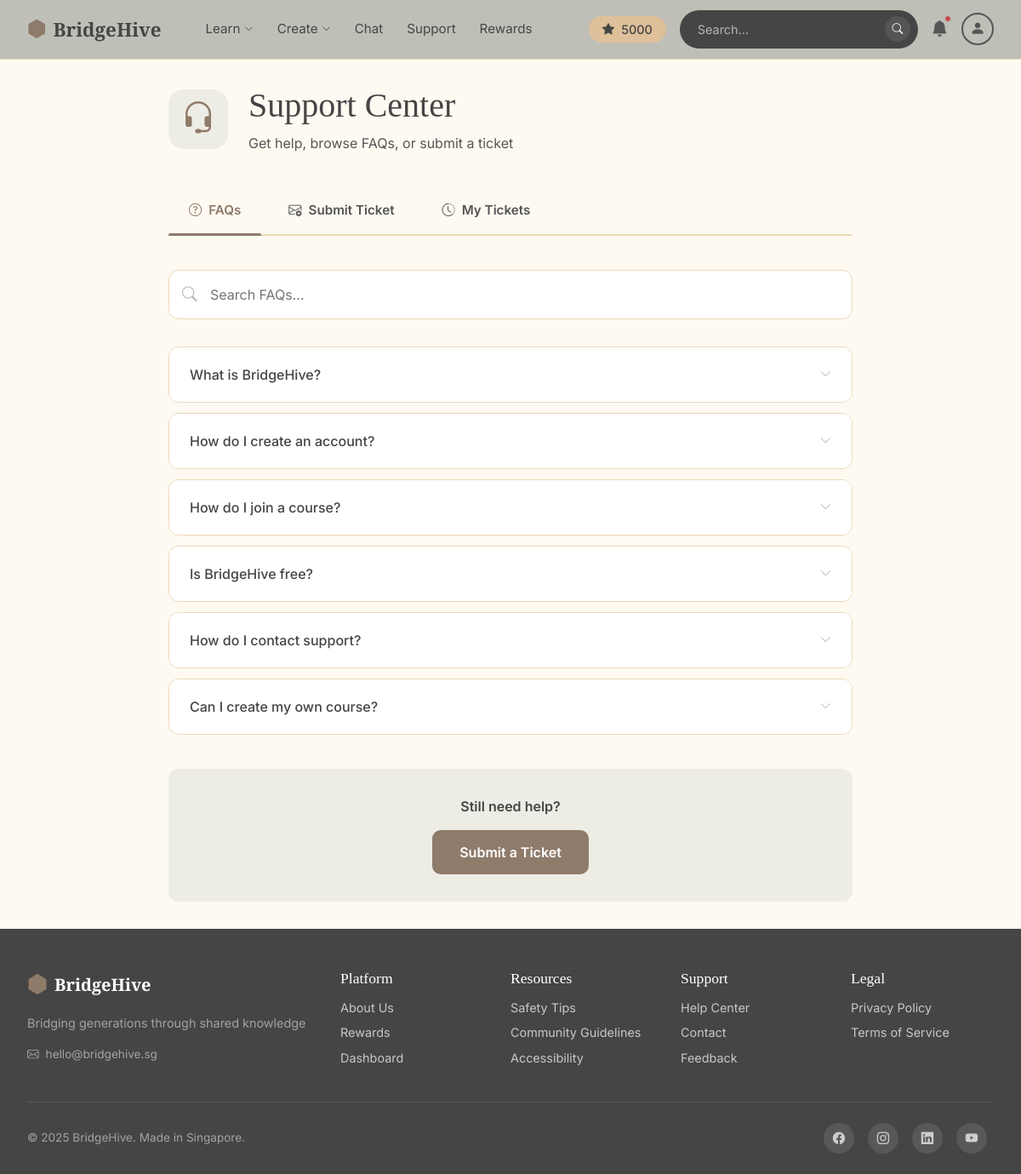
/support (signed in), run on the app's committed database.
### app.py (models this page shows)
class User(db.Model):
    __tablename__ = 'users'
    id = db.Column(db.Integer, primary_key=True)
    username = db.Column(db.String(100), nullable=False)
    email = db.Column(db.String(100), unique=True, nullable=False)  # Must be unique
    password = db.Column(db.String(100), nullable=False)
    user_type = db.Column(db.String(10), nullable=False)  # 'youth' or 'elder'
    date_joined = db.Column(db.DateTime, default=datetime.utcnow)
    streak_days = db.Column(db.Integer, default=0)  # For gamification on homepage
    hive_points = db.Column(db.Integer, default=5000)  # Points for navbar display and rewards shop
    is_new_user = db.Column(db.Boolean, default=True)  # Shows different welcome message
    profile_pic = db.Column(db.String(200), default='DefaultPFP.png')  # Profile picture filename
    role = db.Column(db.String(50))        # learner, mentor, or both
    age_group = db.Column(db.String(20))   # Age range selected
    tech_comfort = db.Column(db.String(20))  # How comfortable with tech
    learning_interests = db.Column(db.Text)   # Comma-separated interests
    teaching_interests = db.Column(db.Text)   # What they can teach
    settings = db.relationship('UserSettings', backref='user', uselist=False, cascade='all,delete-orphan')
    inventory = db.relationship('UserItem', backref='user', cascade='all,delete-orphan')

class FAQ(db.Model):
    __tablename__ = 'faqs'
    id = db.Column(db.Integer, primary_key=True)  # Auto-incrementing ID
    question = db.Column(db.Text, nullable=False)  # The question text
    answer = db.Column(db.Text, nullable=False)    # The answer text
    category = db.Column(db.String(50), nullable=False)  # e.g., General, Account, Courses
    is_active = db.Column(db.Boolean, default=True)  # Can hide FAQs without deleting
    view_count = db.Column(db.Integer, default=0)    # Track how many times viewed
    date_created = db.Column(db.DateTime, default=datetime.utcnow)
    date_modified = db.Column(db.DateTime, default=datetime.utcnow, onupdate=datetime.utcnow)

### app.py (the view, shortened to what this page needs)
@app.route('/support', methods=['GET', 'POST'])
def support():
    user_id = session.get('user_id')
    if not user_id:
        return redirect(url_for('landing'))
    user = User.query.get(user_id)
    if not user:
        return redirect(url_for('landing'))
    tickets = SupportTicket.query.filter_by(user_id=user.id).order_by(SupportTicket.created_at.desc()).all()
    faqs = FAQ.query.filter_by(is_active=True).all()
    return render_template('support.html', user=user, tickets=tickets, faqs=faqs)

### app.py (called while the page is built)
def translate(key, locale='en'):
    return TRANSLATIONS.get(locale, {}).get(key, TRANSLATIONS['en'].get(key, key))

### templates/support.html (shortened to what this page needs)
{% extends "base.html" %}
{% block navbar %}
{% include 'includes/navbar_new.html' %}
{% endblock %}
{% block content %}
<div class="support-page">
    <div class="support-header">
        <div class="support-icon">
            <i class="bi bi-headset"></i>
        </div>
        <div class="support-header-text">
            <h1>{{ t('support.title') }}</h1>
            <p>{{ t('support.subtitle') }}</p>
        </div>
    </div>
    <div class="support-tabs">
        <button class="s-tab active" onclick="switchTab('faq', this)">
            <i class="bi bi-question-circle me-2"></i>{{ t('support.faq') }}
        </button>
        <button class="s-tab" onclick="switchTab('submit', this)">
            <i class="bi bi-envelope-plus me-2"></i>{{ t('support.submit') }}
        </button>
        <button class="s-tab" onclick="switchTab('history', this)">
            <i class="bi bi-clock-history me-2"></i>{{ t('support.history') }}
        </button>
    </div>
    <div class="s-panel active" id="panel-faq">
        <div class="faq-search">
            <i class="bi bi-search"></i>
            <input type="text" placeholder="{{ t('support.search_faq') }}" id="faqSearch" oninput="filterFaqs()">
        </div>
        {% if faqs %}
            <div class="faq-accordion">
                {% for faq in faqs %}
                <div class="faq-item" data-faq>
                    <button class="faq-question" onclick="toggleFaq(this)">
                        <span>{{ faq.question }}</span>
                        <i class="bi bi-chevron-down"></i>
                    </button>
                </div>
                {% endfor %}
            </div>
        {% else %}
            <div class="empty-state">
                <i class="bi bi-question-circle"></i>
                <h4>No FAQs available yet</h4>
                <p>Check back later or submit a ticket below</p>
            </div>
        {% endif %}
        <div class="help-cta">
            <p>Still need help?</p>
            <button class="btn-submit" onclick="switchTab('submit', document.querySelectorAll('.s-tab')[1])">
                Submit a Ticket
            </button>
        </div>
    </div>
</div>
{% endblock %}

### templates/includes/navbar_new.html (shortened to what this page needs)
<nav class="navbar-new">
    <a href="{{ url_for('both_homepage') }}" class="navbar-new-brand">
        <i class="bi bi-hexagon-fill" style="color: var(--brown);"></i>
        <span>BridgeHive</span>
    </a>
    <div class="navbar-new-links">
        <div class="navbar-new-dropdown">
            <span class="navbar-new-link">{{ t('nav.learn') }} <i class="bi bi-chevron-down" style="font-size: 0.65rem;"></i></span>
        </div>
        <div class="navbar-new-dropdown">
            <span class="navbar-new-link">{{ t('nav.create') }} <i class="bi bi-chevron-down" style="font-size: 0.65rem;"></i></span>
        </div>
        <a href="/socialhub/" class="navbar-new-link">{{ t('nav.chat') }}</a>
        <a href="{{ url_for('support') }}" class="navbar-new-link">{{ t('nav.support') }}</a>
        <a href="{{ url_for('rewards') }}" class="navbar-new-link">{{ t('nav.rewards') }}</a>
    </div>
    <div class="navbar-new-right">
        <div class="navbar-new-points">
            <i class="bi bi-star-fill"></i> {{ (user.hive_points if user else navbar_user.hive_points if navbar_user else 0)|default(0) }}
        </div>
        <div class="navbar-new-searchbar">
            <input type="text" placeholder="{{ t('common.search') }}..." readonly>
            <button type="button"><i class="bi bi-search"></i></button>
        </div>
        <a href="{{ url_for('notifications') }}" class="navbar-new-bell" style="text-decoration:none;">
            <i class="bi bi-bell-fill"></i>
            <span class="navbar-new-bell-dot"></span>
        </a>
        <div class="navbar-new-profile-wrap">
            <div class="navbar-new-profile-circle">
                <i class="bi bi-person-fill"></i>
            </div>
        </div>
    </div>
</nav>

### templates/base.html (style rules this page uses)
* { margin: 0; padding: 0; box-sizing: border-box; }
:root { --cream: #FEFAF1; --cream-dark: #EDEDE5; --brown: #8F7B6A; --tan: #DEC09A; --tan-light: #ECD9B9; --peach: #FFE5C4; --black: #454545; --gray: #555555; --gray-light: #B7B7B7; --taupe: #C4B4A7; --warm-gray: #BEBAAF; --off-white: #ECECE4; }
body { font-family: 'Inter', sans-serif; background-color: var(--cream); color: var(--black); min-height: 100vh; }
h1, h2, h3, .playfair { font-family: 'Playfair Display', serif; }
.navbar-new { display: flex; align-items: center; padding: 0.75rem 2rem; background-color: #bfbfb8; border-bottom: 1px solid var(--tan-light); position: fixed; top: 0; left: 0; right: 0; z-index: 11000; }
.navbar-new-brand { font-family: 'Playfair Display', serif; font-weight: 700; color: var(--black); text-decoration: none; font-size: 1.4rem; display: flex; align-items: center; gap: 0.5rem; margin-right: 2.5rem; }
.navbar-new-links { display: flex; align-items: center; gap: 0.25rem; }
.navbar-new-link { color: var(--black); text-decoration: none; font-size: 0.95rem; font-weight: 400; padding: 0.5rem 0.75rem; cursor: pointer; display: flex; align-items: center; gap: 0.3rem; transition: color 0.2s; }
.navbar-new-dropdown { position: relative; }
.navbar-new-right { margin-left: auto; display: flex; align-items: center; gap: 1rem; }
.navbar-new-points { background-color: var(--tan); color: var(--black); border-radius: 20px; padding: 0.3rem 1rem; font-weight: 500; font-size: 0.9rem; display: flex; align-items: center; gap: 0.5rem; }
.navbar-new-searchbar { display: flex; align-items: center; background-color: var(--black); border-radius: 25px; padding: 0.4rem 0.5rem 0.4rem 1.25rem; width: 280px; border: 1px solid transparent; }
.navbar-new-searchbar input { border: none; background: transparent; outline: none; flex: 1; font-size: 0.9rem; color: white; cursor: default; }
.navbar-new-searchbar input::placeholder { color: rgba(255,255,255,0.6); }
.navbar-new-searchbar button { background-color: var(--gray); border: none; border-radius: 50%; width: 30px; height: 30px; display: flex; align-items: center; justify-content: center; cursor: default; }
.navbar-new-searchbar button i { color: white; font-size: 0.8rem; }
.navbar-new-bell { position: relative; cursor: pointer; }
.navbar-new-bell i { color: var(--gray); font-size: 1.2rem; }
.navbar-new-bell-dot { position: absolute; top: -2px; right: -4px; width: 8px; height: 8px; background-color: #C54B4B; border-radius: 50%; border: 1.5px solid #bfbfb8; }
.navbar-new-profile-wrap { position: relative; }
.navbar-new-profile-circle { width: 38px; height: 38px; border: 2px solid var(--gray); border-radius: 50%; display: flex; align-items: center; justify-content: center; color: var(--gray); font-size: 1.1rem; cursor: pointer; overflow: hidden; }

### data on the page
User: hive_points "5000"
FAQ: question "What is BridgeHive?"
FAQ: question "How do I create an account?"
FAQ: question "How do I join a course?"
FAQ: question "Is BridgeHive free?"
FAQ: question "How do I contact support?"
FAQ: question "Can I create my own course?"

### other printed values
{{ t('nav.learn') }} "Learn"
{{ t('nav.create') }} "Create"
{{ t('nav.chat') }} "Chat"
{{ t('nav.support') }} "Support"
{{ t('nav.rewards') }} "Rewards"
{{ t('support.title') }} "Support Center"
{{ t('support.subtitle') }} "Get help, browse FAQs, or submit a ticket"
{{ t('support.faq') }} "FAQs"
{{ t('support.submit') }} "Submit Ticket"
{{ t('support.history') }} "My Tickets"
{{ t('footer.tagline') }} "Bridging generations through shared knowledge"
{{ t('footer.platform') }} "Platform"
{{ t('footer.about') }} "About Us"
{{ t('footer.dashboard') }} "Dashboard"
{{ t('footer.resources') }} "Resources"
